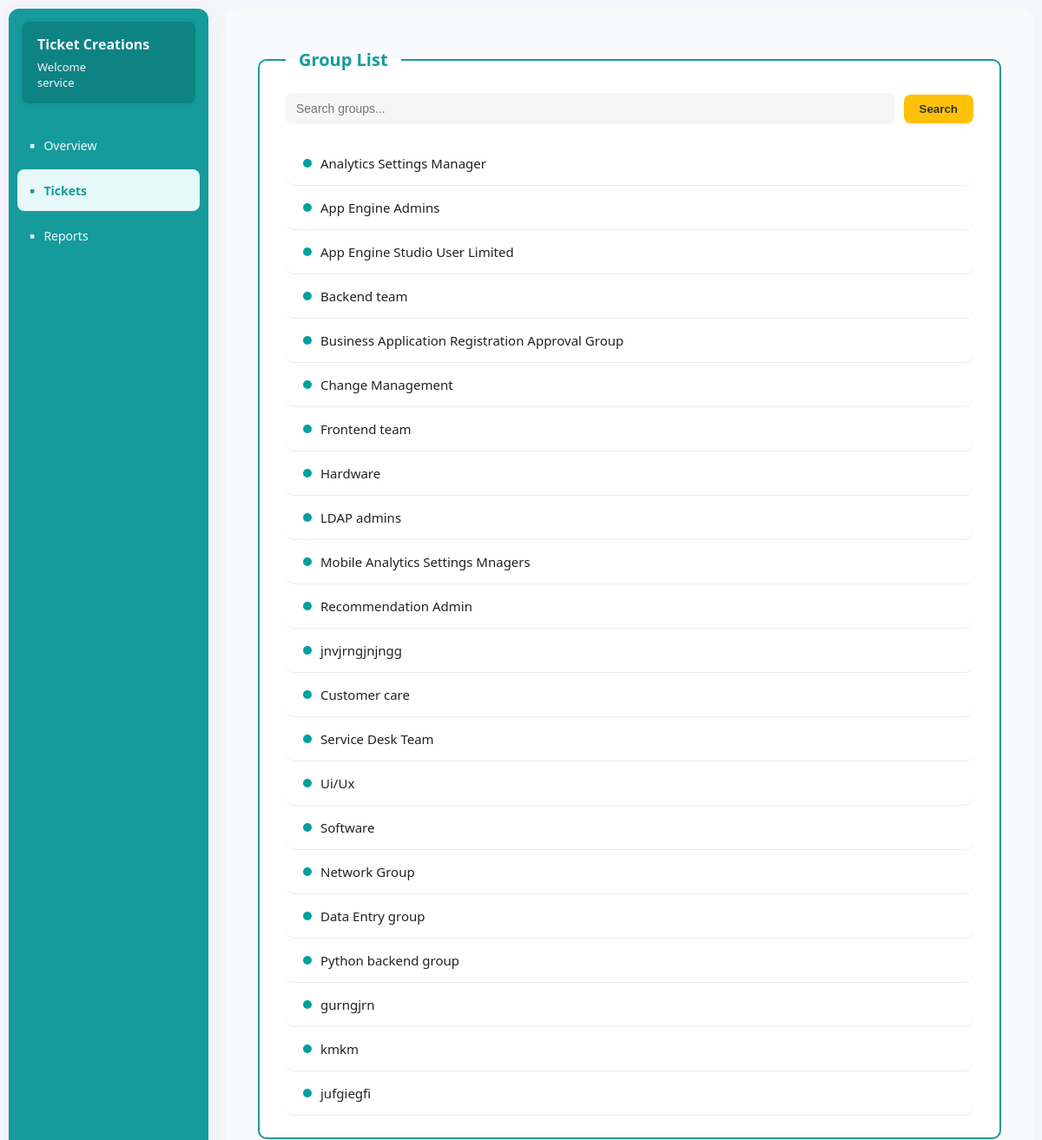
Screenshot of /assigned (signed in) with the database file from the repository.
### servicedeskapp/models.py (models this page shows, shortened)
class Assignment_Group(models.Model):
    name=models.CharField(max_length=100,null=True,blank=True)
    group_email=models.EmailField(max_length=100,null=True,blank=True)
    manager=models.CharField(max_length=100,null=True,blank=True)
    parent=models.CharField(max_length=100,null=True,blank=True)
    description=models.TextField(null=True,blank=True)

### servicedeskapp/views.py (the view)
# urls.py: path('assigned',views.assigned_group,name='assigned'),
def assigned_group(request):
    add=Assignment_Group.objects.all()
    source_page = request.GET.get('source_page')
    ticket_id = request.GET.get('ticket_id')
    context={
        'add':add,
        'source_page':source_page,
        'ticket_id':ticket_id,
    }
    return render(request,'tickets/assigned_group.html',context)

### servicedeskapp/templates/tickets/assigned_group.html (shortened to what this page needs)
<!DOCTYPE html>
<html lang="en">
<head>
  <link rel="stylesheet" href="static/assigned_group.css">
</head>
<body>
<div class="main-layout">
  <div class="sidebar">
     <div class="user-info">
       <div style="display:flex;align-items:center;gap:7px;">
         <span style="font-weight:700;">Ticket Creations</span>
       </div>
       <div style="margin-top:6px;font-size:13px;">
         <span>Welcome</span><br/>
          <span>{{ request.session.name|default:request.session.username }}</span>
       </div>
     </div>
     <nav class="sidebar-nav">
       <a href="#" class="nav-item">Overview</a>
       <a href="{% url 'dashboard' %}" class="nav-item active">Tickets</a>
       <a href="#" class="nav-item">Reports</a>
     </nav>
    </div>
     <div class="content-area">
         <fieldset class="group-list-fieldset">
            <legend>Group List</legend>
      <div class="search-bar">
        <input type="text" id="searchInput" placeholder="Search groups..." onkeyup="searchGroups()">
        <button>Search</button>
      </div>
      {% for group in add %}
      <div class="group-items">
          {% if source_page == 'update' and ticket_id %}
            <a href="{% url 'update' ticket_id %}?assignment_group={{ group.name }}" class="group-left">
          {% else %}
            <a href="{% url 'create' %}?assignment_group={{ group.name }}" class="group-left">
          {% endif %}
          <span class="dot"></span>
          <span class="group-name">{{ group.name }}</span>
        </a>
      </div>
      {% endfor %}
         </fieldset>
  </div>
</div>
</body>
</html>

### servicedeskapp/static/assigned_group.css (style rules this page uses)
a { text-decoration: none; color: inherit; }
body { background-color: #f5f6fb; font-family: 'Segoe UI', Tahoma, Geneva, Verdana, sans-serif; margin: 0; padding: 0; color: #333; font-size: 14px; }
.main-layout { display: flex; height: calc(100vh - 20px); padding: 10px; }
.sidebar { background-color: #159b9b; width: 230px; padding: 0; color: #f7f7fb; display: flex; flex-direction: column; border-radius: 12px; box-shadow: 0 4px 20px rgba(0,0,0,0.05); }
.user-info { background-color: #0d8383; border-radius: 8px; padding: 15px 18px; margin: 15px; box-shadow: 0 1px 6px rgba(0,0,0,0.08); position: relative; }
.user-info > div:first-child { font-size: 16px; font-weight: 600; }
.user-info > div:last-child { font-size: 12px; margin-top: 5px; }
.sidebar-nav { padding: 5px 10px; }
.nav-item { display: flex; align-items: center; padding: 12px 14px; color: #f7f7fb; font-size: 14px; font-weight: 500; text-decoration: none; transition: all 0.2s; border-radius: 8px; margin: 4px 0; }
.nav-item::before { content: '▪'; font-size: 18px; margin-right: 10px; }
.nav-item.active, .nav-item:hover { background: #e7f8fa; color: #159b9b; font-weight: 600; }
.content-area { flex: 1; background-color: #f9fafc; margin-left: 20px; border-radius: 12px; padding: 25px 35px; box-shadow: 0 4px 12px rgba(0, 0, 0, 0.05); overflow-y: auto; }
.search-bar { display: flex; align-items: center; gap: 10px; margin-bottom: 20px; }
.search-bar input { flex: 1; padding: 10px 12px; border: none; border-radius: 8px; background-color: #f6f6f6; font-size: 14px; outline: none; }
.search-bar button { background-color: #ffc107; border: none; color: #333; font-weight: 600; padding: 9px 18px; border-radius: 8px; cursor: pointer; transition: 0.2s; box-shadow: 0 2px 2px rgba(0, 0, 0, 0.05); }
.group-items { background: #ffffff; border-bottom: 1px solid #ececec; padding: 15px 20px; width: 100%; box-sizing: border-box; border-radius: 10px; transition: background-color 0.2s ease; display: flex; justify-content: space-between; align-items: center; }
.group-left { display: flex; align-items: center; gap: 10px; width: 100%; text-decoration: none; color: #222; flex-grow: 1; }
.dot { width: 10px; height: 10px; background-color: #00a0a0; border-radius: 50%; flex-shrink: 0; }
.group-name { font-size: 15px; font-weight: 500; transition: color 0.2s; }
.content-area { background-color: #f9fafc; box-shadow: none; }
.group-list-fieldset { border: 2px solid #159b9b; border-radius: 10px; padding: 25px 30px; margin-top: 20px; background-color: #ffffff; }
.group-list-fieldset legend { font-size: 20px; font-weight: 600; color: #159b9b; padding: 0 15px; }

### rows the page displays
Assignment_Group: name "Analytics Settings Manager"
Assignment_Group: name "App Engine Admins"
Assignment_Group: name "App Engine Studio User Limited"
Assignment_Group: name "Backend team"
Assignment_Group: name "Business Application Registration Approval Group"
Assignment_Group: name "Change Management"
Assignment_Group: name "Frontend team"
Assignment_Group: name "Hardware"
Assignment_Group: name "LDAP admins"
Assignment_Group: name "Mobile Analytics Settings Mnagers"
Assignment_Group: name "Recommendation Admin"
Assignment_Group: name "jnvjrngjnjngg"
Assignment_Group: name "Customer care"
Assignment_Group: name "Service Desk Team"
Assignment_Group: name "Ui/Ux"
Assignment_Group: name "Software"
Assignment_Group: name "Network Group"
Assignment_Group: name "Data Entry group"
Assignment_Group: name "Python backend group"
Assignment_Group: name "gurngjrn"
Assignment_Group: name "kmkm"
Assignment_Group: name "jufgiegfi"

### other values shown
{{ request.session.name|default:request.session.username }} "service"
